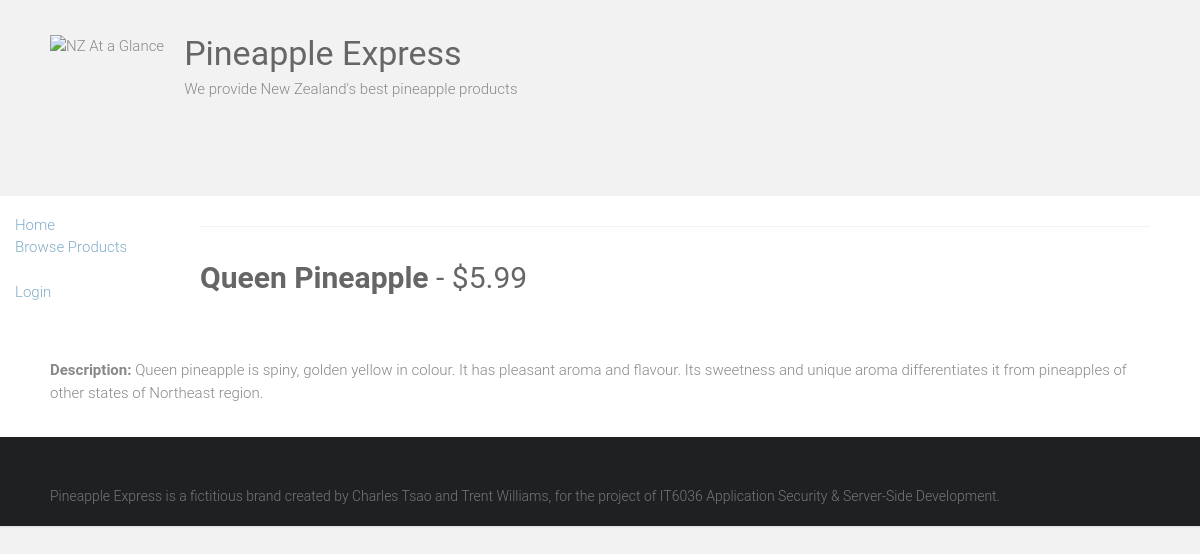
Screenshot of /pineapple/products/1 with the database file from the repository.
### pineapple/models.py (models this page shows, shortened)
class Product(models.Model):
    name = models.CharField(max_length=150, db_index=True)
    price = models.DecimalField(max_digits=8, decimal_places=2)
    description = models.TextField(blank=True)
    quantity = models.IntegerField(blank=True)
    datelastorder = models.DateTimeField(blank=True)
    image = models.ImageField(upload_to='product_image', blank=True)

### pineapple/views.py (the view)
# urls.py: path('products/<int:pk>', views.ProductDetailView.as_view(), name='product_detail'),
class ProductDetailView(generic.DetailView):
    model = Product

### pineapple/templates/pineapple/product_detail.html
{% extends "base.html" %}
{% block content %}
<div>
  <h1><strong>{{product.name|capfirst}}</strong> - ${{product.price}}</h1>
  <br><br>
  <p><b>Description:</b> {{ product.description}} </p>
  <br>
</div>
{% endblock %}

### static/style.css (style rules this page uses)
html, body, div, span, applet, object, iframe, h1, h2, h3, h4, h5, h6, p, blockquote, pre, a, abbr, acronym, address, big, cite, code, del, dfn, em, font, ins, kbd, q, s, samp, small, strike, strong, sub, sup, tt, var, dl, dt, dd, ol, ul, li, fieldset, form, label, legend, table, caption, tbody, tfoot, thead, tr, th, td { border: 0; font: inherit; font-size: 100%; font-style: inherit; font-weight: inherit; margin: 0; outline: 0; padding: 0; vertical-align: baseline; }
html { overflow-y: scroll; -webkit-text-size-adjust: 100%; -ms-text-size-adjust: 100%; }
h1, h2, h3, h4, h5, h6 { color: #666666; line-height: 1.4; padding-bottom: 15px; font-weight: normal; }
h1 { font-size: 30px; }
body, button, input, select, textarea { color: #888888; font-size: 15px; line-height: 1.5; font-family: 'Roboto', sans-serif; font-weight: 300; }
p { color: #888888; font-size: 15px; line-height: 1.5; margin-bottom: 15px; font-weight: 300; }
body { background: #f2f2f2; }
strong { font-weight: bold; }
body { padding-top: 30px; padding-bottom: 30px; }
body.wide { padding-top: 0; padding-bottom: 0; }
.single-page p { margin-bottom: 10px; }

### rows the page displays
Product: name "Queen Pineapple", price "5.99", description "Queen pineapple is spiny, golden yellow in colour. It has pleasant aroma and flavour. Its sweetness and unique aroma differentiates it from pineapples of other states of Northeast region."
